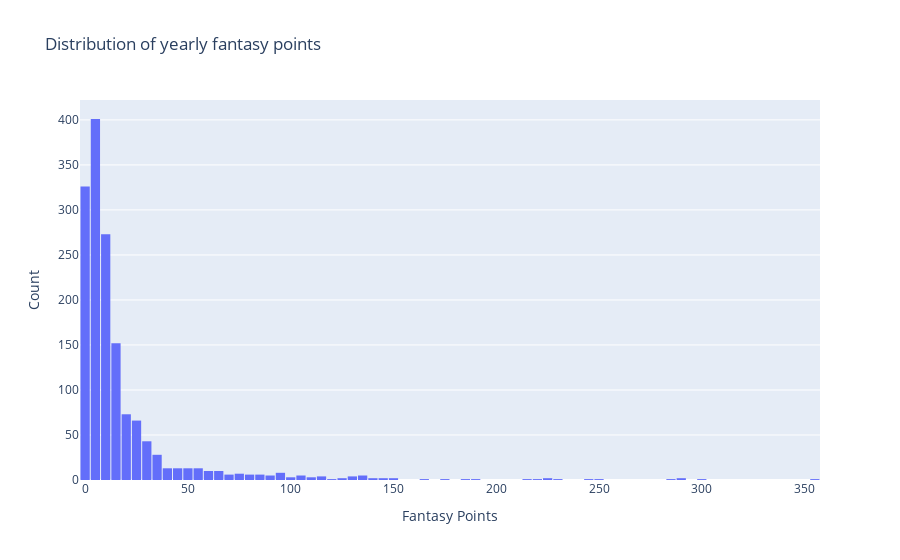

Here is the notebook cell this chart was saved with:
### Code cell
fig2 = px.histogram(df_totals, title='Distribution of yearly fantasy points')
fig2.update_layout(
    bargap=0.1,
    showlegend=False,
    xaxis_title_text='Fantasy Points',
    yaxis_title_text='Count',
)

### Figure 1 — Plotly figure (JSON) as saved in the notebook; plotly's stock layout.template omitted (floating-point values rounded to 4 significant figures; data arrays with more than 128 entries replaced by an {"elided": "..."} marker saying what was removed)
{"data": [{"alignmentgroup": "True", "bingroup": "x", "hovertemplate": "variable=Fantasy Points<br>value=%{x}<br>count=%{y}<extra></extra>", "legendgroup": "Fantasy Points", "marker": {"color": "#636efa", "pattern": {"shape": ""}}, "name": "Fantasy Points", "offsetgroup": "Fantasy Points", "orientation": "v", "showlegend": true, "type": "histogram", "x": {"elided": "1521 float values"}, "xaxis": "x", "yaxis": "y"}], "layout": {"bargap": 0.1, "barmode": "relative", "legend": {"title": {"text": "variable"}, "tracegroupgap": 0}, "showlegend": false, "title": {"text": "Distribution of yearly fantasy points"}, "xaxis": {"anchor": "y", "domain": [0, 1], "title": {"text": "Fantasy Points"}}, "yaxis": {"anchor": "x", "domain": [0, 1], "title": {"text": "Count"}}}}
